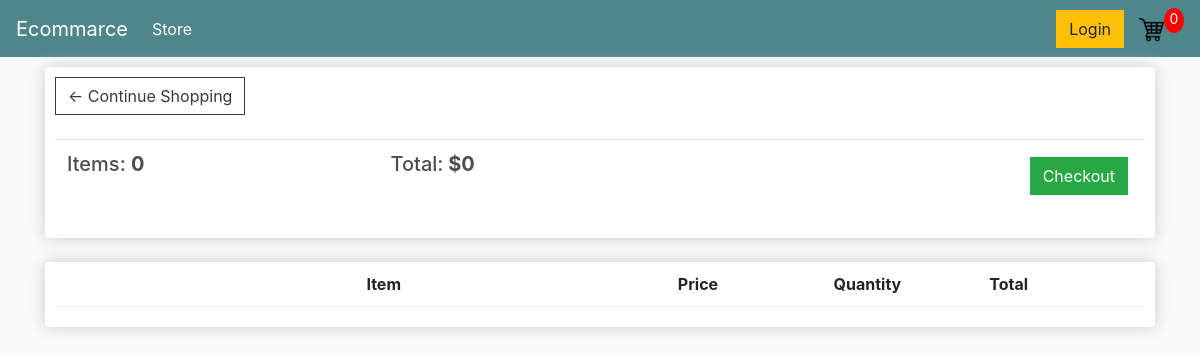
The page /cart/ (signed in) on the database as committed earlier.
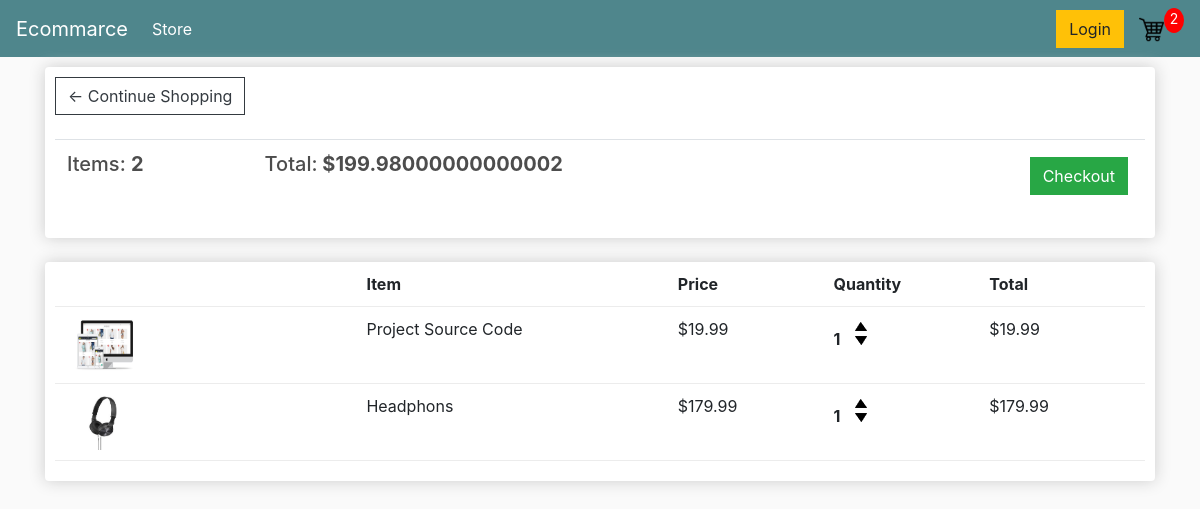
The same page on the database as committed later.
### store/models.py (models this page shows, shortened)
class Order(models.Model):
    customer = models.ForeignKey(Customer, on_delete=models.SET_NULL, null=True)
    date_orderd = models.DateTimeField(auto_now_add=True)
    complete = models.BooleanField(default=False, null=True)
    transaction_id = models.CharField(max_length=200, null=True)
    @property
    def get_cart_total(self):
        orderitems = self.orderitem_set.all()
        total = sum([item.get_total for item in orderitems])
        return total
    @property
    def get_cart_items(self):
        orderitems = self.orderitem_set.all()
        total = sum([item.quantitiy for item in orderitems])
        return total

class OrderItem(models.Model):
    product = models.ForeignKey(Product, on_delete=models.SET_NULL, null=True)
    order = models.ForeignKey(Order, on_delete=models.SET_NULL, null=True)
    quantitiy = models.IntegerField(default=0)
    date_added = models.DateTimeField(auto_now_add=True)
    @property
    def get_total(self):
        total = self.product.price * self.quantitiy
        return total

class Product(models.Model):
    name = models.CharField(max_length=200)
    price = models.FloatField()
    digital = models.BooleanField(default=False, null=True, blank=True)
    image = models.ImageField(null=True, blank=True)
    @property
    def imageURL(self):
        try:
            url = self.image.url
        except:
            url = ''
        return url

### store/views.py (the view)
# urls.py: path('cart/', views.cart, name="cart"),
def cart(request):
    if request.user.is_authenticated:
        customer = request.user.customer
        order, created = Order.objects.get_or_create(customer=customer, complete=False)
        items = order.orderitem_set.all()
        cartItems = order.get_cart_items
    else:
        items = []
        order = {"get_cart_total":0, "get_cart_items":0, "shipping":False}
        cartItems = order['get_cart_items']
    context = {'items':items, 'order':order, 'cartItems':cartItems}
    return render(request, 'store/cart.html', context)

### store/templates/store/cart.html
{% extends 'store/main.html' %}
{% load static %}
{% block contant %}
<div class="row">
    <div class="col-lg-12">
        <div class="box-element">
            <a  class="btn btn-outline-dark" href="{% url 'store' %}">&#x2190; Continue Shopping</a>
            <br>
            <br>
            <table class="table">
                <tr>
                    <th><h5>Items: <strong>{{order.get_cart_items}}</strong></h5></th>
                    <th><h5>Total:<strong> ${{order.get_cart_total}}</strong></h5></th>
                    <th>
                        <a  style="float:right; margin:5px;" class="btn btn-success" href="{% url 'checkout' %}">Checkout</a>
                    </th>
                </tr>
            </table>
        </div>
        <br>
        <div class="box-element">
            <div class="cart-row">
                <div style="flex:2"></div>
                <div style="flex:2"><strong>Item</strong></div>
                <div style="flex:1"><strong>Price</strong></div>
                <div style="flex:1"><strong>Quantity</strong></div>
                <div style="flex:1"><strong>Total</strong></div>
            </div>
            {% for item in items %}
            <div class="cart-row">
                <div style="flex:2"><img class="row-image" src="{{item.product.imageURL}}"></div>
                <div style="flex:2"><p>{{item.product.name}}</p></div>
                <div style="flex:1"><p>${{item.product.price|floatformat:2}}</p></div>
                <div style="flex:1">
                    <p class="quantity">{{item.quantitiy}}</p>
                    <div class="quantity">
                        <img data-product={{item.product.id}} data-action="add" class="chg-quantity update-cart" src="{% static  'image/arrow-up.png' %}">
                        <img data-product={{item.product.id}} data-action="remove" class="chg-quantity update-cart" src="{% static  'image/arrow-down.png' %}">
                    </div>
                </div>
                <div style="flex:1"><p>${{item.get_total}}</p></div>
            </div>
            {% endfor %}
        </div>
    </div>
</div>
{% endblock contant %}

### store/templates/store/main.html (shortened to what this page needs)
<!DOCTYPE html>
{% load static %}
<html>
<head>
    <link rel="stylesheet" href="https://stackpath.bootstrapcdn.com/bootstrap/4.4.1/css/bootstrap.min.css">
    <link rel="stylesheet" type="text/css" href="{% static 'css/main.css'%}">
</head>
<body>
    <nav class="navbar navbar-expand-lg navbar-dark bg-dark">
        <a class="navbar-brand" href="{% url 'store' %}">Ecommarce</a>
        <div class="collapse navbar-collapse" id="navbarSupportedContent">
          <ul class="navbar-nav mr-auto">
            <li class="nav-item active">
              <a class="nav-link" href="{% url 'store' %}">Store <span class="sr-only">(current)</span></a>
            </li>
          </ul>
          <div class="form-inline my-2 my-lg-0">
            <a href="#"class="btn btn-warning">Login</a>
            <a href="{% url 'cart' %}">
                <img  id="cart-icon" src="{% static 'image/cart.png' %}">
            </a>
            <p id="cart-total">{{cartItems}}</p>
          </div>
        </div>
      </nav>
    <div class="container">
        {% block contant %}
        {% endblock contant %}
    </div>
</body>
</html>

### static/css/main.css (style rules this page uses)
body { background-color: hsl(0, 0%, 98%); }
h1,h2,h3,h4,h5,h6 { color:hsl(0, 0%, 30%); }
.box-element { box-shadow:hsl(0, 0%, 80%) 0 0 16px; background-color: #fff; border-radius: 4px; padding: 10px; }
.bg-dark { background-color: #4f868c!important; }
#cart-icon { width:25px; display: inline-block; margin-left: 15px; }
#cart-total { display: block; text-align: center; color:#fff; background-color: red; width: 20px; height: 25px; border-radius: 50%; font-size: 14px; }
.col-lg-4, .col-lg-6, .col-lg-8, .col-lg-12 { margin-top: 10px; }
.btn { border-radius: 0; }
.row-image { width: 100px; }
.cart-row { display: flex; align-items: flex-stretch; padding-bottom: 10px; margin-bottom: 10px; border-bottom: 1px solid #ececec; }
.quantity { display: inline-block; font-weight: 700; padding-right:10px; }
.chg-quantity { width: 12px; cursor: pointer; display: block; margin-top: 5px; transition:.1s; }

Rows that differ between the two databases and show on the page:
computed for Order: get_cart_items "0" → "2"; get_cart_total "0" → "199.98000000000002"
added OrderItem: product.imageURL (picture), product.name "Project Source Code", product.price "19.99", quantitiy "1", get_total "19.99"
added OrderItem: product.imageURL (picture), product.name "Headphons", product.price "179.99", quantitiy "1", get_total "179.99"
Other text that changed with them:
{{ cartItems }}: "0" → "2"
